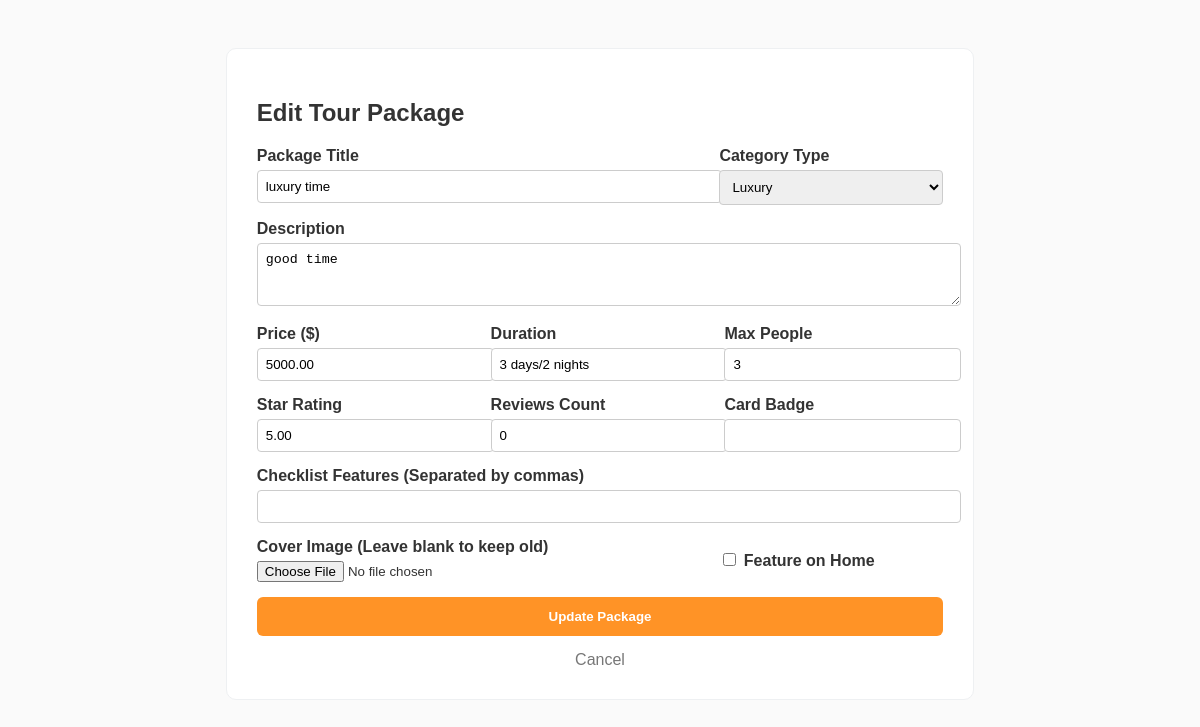
The app's page /admin/edit_packages.php?id=3, older data.
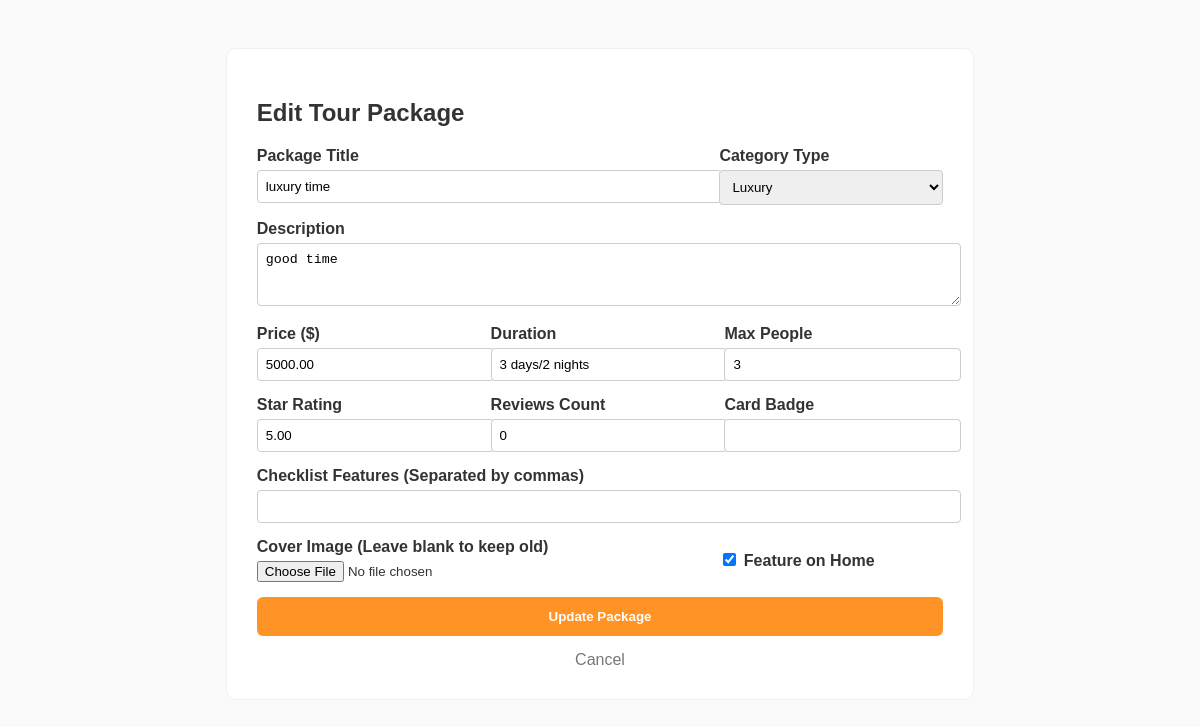
The same page, newer data.
### tables this page shows
CREATE TABLE `packages` (
  `id` int(11) NOT NULL,
  `title` varchar(150) DEFAULT NULL,
  `type` enum('honeymoon','family','adventure','luxury','budget') DEFAULT NULL,
  `description` text DEFAULT NULL,
  `price` decimal(10,2) DEFAULT NULL,
  `duration` varchar(50) DEFAULT NULL,
  `includes` text DEFAULT NULL,
  `includes_list` text DEFAULT NULL,
  `rating` decimal(3,2) DEFAULT NULL,
  `reviews_count` int(11) DEFAULT 0,
  `image` varchar(255) DEFAULT NULL,
  `max_people` int(11) DEFAULT 1,
  `featured` tinyint(1) DEFAULT 0,
  `badge_text` varchar(50) DEFAULT NULL,
  `guide_name` varchar(100) DEFAULT 'To be assigned',
  `guide_phone` varchar(20) DEFAULT '+251 900 000 000',
  `hotel_name` varchar(100) DEFAULT 'TBD',
  `pickup_location` varchar(150) DEFAULT 'Main Airport'
);

### admin/edit_packages.php (the view, shortened to what the changed rows need)
<?php
$conn = new mysqli("localhost", "root", "", "travel_db");
$id = intval($_GET['id']);
$package = $conn->query("SELECT * FROM packages WHERE id=$id")->fetch_assoc();
?>
<!DOCTYPE html>
<html lang="en">
<head>
    <link rel="stylesheet" href="admin_deals.css">
</head>
<body style="background:#fafafa; font-family:sans-serif; padding: 20px;">
<div style="background:#fff; margin:20px auto; padding:30px; width:60%; max-width:700px; border-radius:10px; border:1px solid #eef0f2;">
    <h2>Edit Tour Package</h2>
    <form method="POST" enctype="multipart/form-data">
        <div style="display:flex; gap:15px; margin-bottom:15px;">
            <div style="flex:2;">
                <label style="display:block; font-weight:bold; margin-bottom:5px;">Package Title</label>
                <input type="text" name="title" value="<?php echo htmlspecialchars($package['title']); ?>" style="width:100%; padding:8px; border:1px solid #ccc; border-radius:4px;" required>
            </div>
            <div style="flex:1;">
                <label style="display:block; font-weight:bold; margin-bottom:5px;">Category Type</label>
                <select name="type" style="width:100%; padding:8px; border:1px solid #ccc; border-radius:4px;">
                    <option value="luxury" <?php if($package['type'] == 'luxury') echo 'selected'; ?>>Luxury</option>
                </select>
            </div>
        </div>
        <div style="margin-bottom:15px;">
            <label style="display:block; font-weight:bold; margin-bottom:5px;">Description</label>
            <textarea name="description" rows="3" style="width:100%; padding:8px; border:1px solid #ccc; border-radius:4px;"><?php echo htmlspecialchars($package['description']); ?></textarea>
        </div>
        <div style="display:flex; gap:15px; margin-bottom:15px;">
            <div style="flex:1;">
                <label style="display:block; font-weight:bold; margin-bottom:5px;">Price ($)</label>
                <input type="number" step="0.01" name="price" value="<?php echo $package['price']; ?>" style="width:100%; padding:8px; border:1px solid #ccc; border-radius:4px;" required>
            </div>
            <div style="flex:1;">
                <label style="display:block; font-weight:bold; margin-bottom:5px;">Duration</label>
                <input type="text" name="duration" value="<?php echo htmlspecialchars($package['duration']); ?>" style="width:100%; padding:8px; border:1px solid #ccc; border-radius:4px;" required>
            </div>
            <div style="flex:1;">
                <label style="display:block; font-weight:bold; margin-bottom:5px;">Max People</label>
                <input type="number" name="max_people" value="<?php echo $package['max_people']; ?>" style="width:100%; padding:8px; border:1px solid #ccc; border-radius:4px;" required>
            </div>
        </div>
        <div style="display:flex; gap:15px; margin-bottom:15px;">
            <div style="flex:1;">
                <label style="display:block; font-weight:bold; margin-bottom:5px;">Star Rating</label>
                <input type="number" step="0.1" name="rating" value="<?php echo $package['rating']; ?>" style="width:100%; padding:8px; border:1px solid #ccc; border-radius:4px;">
            </div>
            <div style="flex:1;">
                <label style="display:block; font-weight:bold; margin-bottom:5px;">Reviews Count</label>
                <input type="number" name="reviews_count" value="<?php echo $package['reviews_count']; ?>" style="width:100%; padding:8px; border:1px solid #ccc; border-radius:4px;">
            </div>
        </div>
        <div style="display:flex; gap:15px; margin-bottom:15px;">
            <div style="flex:1; align-items:center; display:flex;">
                <label style="font-weight:bold;"><input type="checkbox" name="featured" value="1" <?php if($package['featured'] == 1) echo 'checked'; ?>> Feature on Home</label>
            </div>
        </div>
    </form>
</div>
</body>
</html>

Row changes from the older to the newer data that the page shows:
changed packages "luxury time": featured "☐" → "☑"
